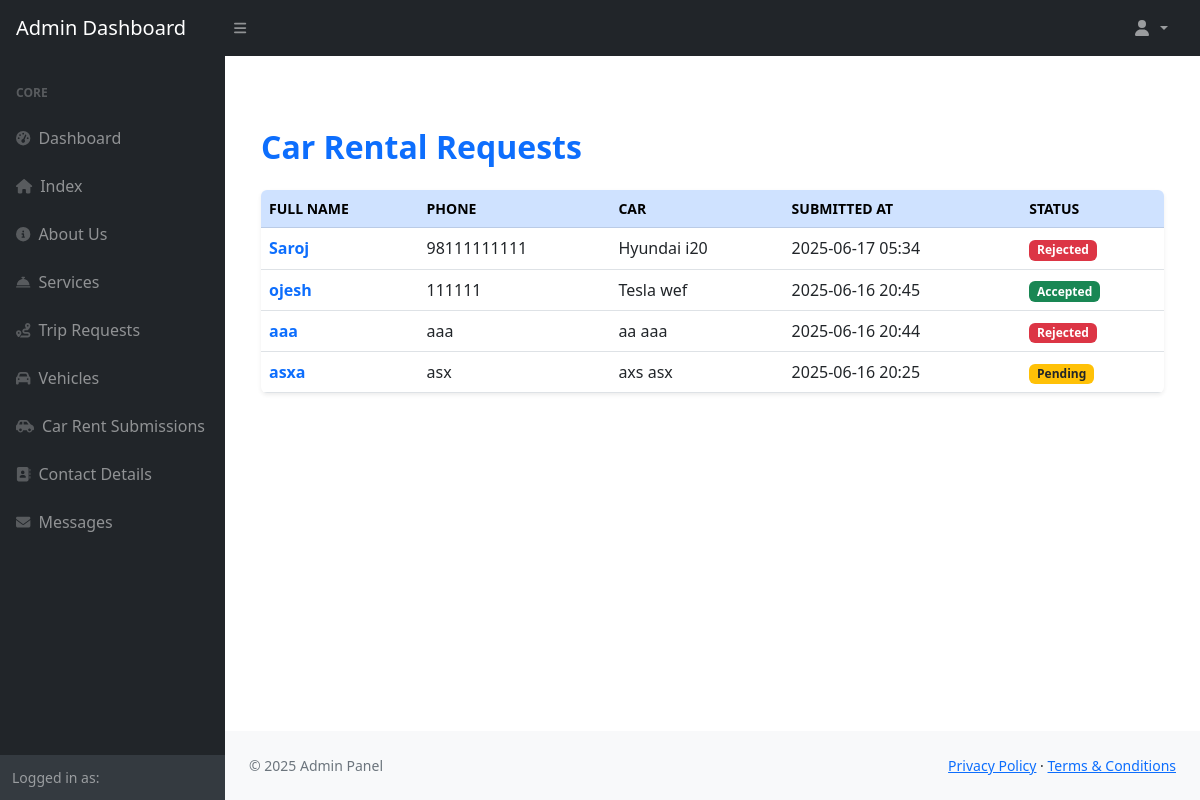
The app's page /dashboard/admin-dashboard/rentals/ with its own data.
### app/models.py (models this page shows, shortened)
class CarRentalRequest(models.Model):
    STATUS_CHOICES = [
        ('pending', 'Pending'),
        ('accepted', 'Accepted'),
        ('rejected', 'Rejected'),
    ]
    full_name = models.CharField(max_length=100)
    phone_number = models.CharField(max_length=15)
    car_brand = models.CharField(max_length=100)
    car_model = models.CharField(max_length=100)
    description = models.TextField()
    bluebook_image = models.ImageField(upload_to='bluebooks/')
    status = models.CharField(max_length=10, choices=STATUS_CHOICES, default='pending')
    submitted_at = models.DateTimeField(auto_now_add=True)

### dashboard/views.py (the view)
# urls.py: path('admin-dashboard/rentals/', views.admin_rental_requests_view, name='admin_rental_requests'),
def admin_rental_requests_view(request):
    rentals = CarRentalRequest.objects.all().order_by('-submitted_at')
    return render(request, 'dashboard/put_on_rent/car_rental_requests.html', {'rentals': rentals})

### app/context_processors.py (called while the page is built)
def contact_detail(request):
    detail = ContactDetail.objects.first()
    return {'contact_detail': detail}

### templates/dashboard/put_on_rent/car_rental_requests.html (shortened to what this page needs)
{% extends 'dashboard/base/admin_base.html' %}
{% block content %}
<div class="container my-5">
    <h2 class="mb-4 text-primary fw-bold">Car Rental Requests</h2>
    <div class="table-responsive shadow-sm rounded">
        <table class="table table-hover align-middle mb-0">
            <thead class="table-primary text-uppercase small">
                <tr>
                    <th scope="col">Full Name</th>
                    <th scope="col" class="d-none d-md-table-cell">Phone</th>
                    <th scope="col">Car</th>
                    <th scope="col" class="d-none d-md-table-cell">Submitted At</th>
                    <th scope="col">Status</th>
                </tr>
            </thead>
            <tbody>
                {% if rentals %}
                    {% for rental in rentals %}
                    <tr>
                        <td>
                            <a href="{% url 'admin_rental_detail' rental.id %}" class="text-decoration-none fw-semibold text-primary">
                                {{ rental.full_name }}
                            </a>
                        </td>
                        <td class="d-none d-md-table-cell">{{ rental.phone_number }}</td>
                        <td>{{ rental.car_brand }} {{ rental.car_model }}</td>
                        <td class="d-none d-md-table-cell">{{ rental.submitted_at|date:"Y-m-d H:i" }}</td>
                        <td>
                            <span class="badge
                                {% if rental.status == 'pending' %}bg-warning text-dark
                                {% elif rental.status == 'accepted' %}bg-success
                                {% elif rental.status == 'rejected' %}bg-danger
                                {% else %}bg-secondary
                                {% endif %}">
                                {{ rental.status|title }}
                            </span>
                        </td>
                    </tr>
                    {% endfor %}
                {% else %}
                    <tr>
                        <td colspan="5" class="text-center text-muted fst-italic py-4">No rental requests found.</td>
                    </tr>
                {% endif %}
            </tbody>
        </table>
    </div>
</div>
{% endblock %}

### records on screen
CarRentalRequest: full_name "Saroj", phone_number "98111111111", car_brand "Hyundai", car_model "i20", submitted_at "2025-06-17 05:34", status "Rejected"
CarRentalRequest: full_name "ojesh", phone_number "111111", car_brand "Tesla", car_model "wef", submitted_at "2025-06-16 20:45", status "Accepted"
CarRentalRequest: full_name "aaa", phone_number "aaa", car_brand "aa", car_model "aaa", submitted_at "2025-06-16 20:44", status "Rejected"
CarRentalRequest: full_name "asxa", phone_number "asx", car_brand "axs", car_model "asx", submitted_at "2025-06-16 20:25", status "Pending"

### other values on screen
{{ current_year|default:"2025" }} "2025"
